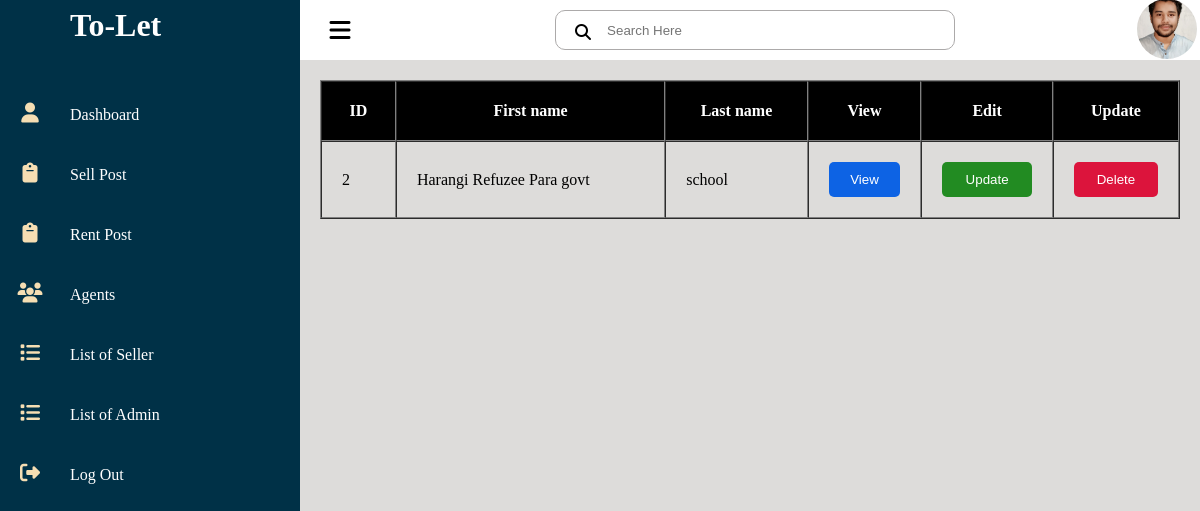
Page /admin/seller_renter_list.php on the committed database.
### tables this page shows
CREATE TABLE `registration` (
  `ID` int(250) NOT NULL,
  `first_name` varchar(250) NOT NULL,
  `last_name` varchar(250) NOT NULL,
  `email` varchar(250) NOT NULL,
  `mobile_no` varchar(250) NOT NULL,
  `pass` varchar(250) NOT NULL
);

### admin/seller_renter_list.php (the view, shortened to what this page needs)
<?php
include "php/header.php";
include "php/navbar.php";
include "php/topbar.php";
$query = "SELECT * from registration";
$result = mysqli_query($conn,$query);
$fetch = mysqli_fetch_all($result,MYSQLI_ASSOC);
?>
    <div class="seller_data">
    <table border='1' cellspacing='0px' cellpadding='20px'>
        <tr>
            <th>ID</th>
            <th>First name</th>
            <th>Last name</th>
            <th>View</th>
            <th>Edit</th>
            <th>Update</th>
        </tr>
        <?php foreach($fetch as $data) :?>
        <tr>
            <td><?php echo $data['ID']?></td>
            <td><?php echo $data['first_name']?></td>
            <td><?php echo $data['last_name']?></td>
            <td><input class="btn view" type="button" value="View" onclick="modal_view()" id="seller_view" data-id="<?php echo $data['ID'] ?>"></td>
            <td><input class="btn update" type="button" value="Update" onclick="modal_view()" id="seller_update" data-id="<?php echo $data['ID'] ?>"></td>
            <td><input class="btn delete" type="button" value="Delete" id="seller_delete" data-id="<?php echo $data['ID'] ?>"></td>
        </tr>
        <?php endforeach;
       ?>
    </table>
    </div>
    <?php  include "php/footer.php";?>

### admin/css/admin.css (style rules this page uses)
* { margin: 0; padding: 0; box-sizing: border-box; }
body { overflow-x: hidden; }
.btn { width: 100%; padding: 10px; border-radius: 5px; border: transparent; color: white; cursor: pointer; }
table { position: relative; margin-left: auto; margin-right: auto; width: 100%; }
table tr th { background-color: black; color: white; }
.seller_data { padding: 20px; width: 100%; margin-left: auto; margin-right: auto; }
.seller_data tr td { padding: 20px; }
.seller_data tr th { padding: 20px; }
.view { background-color: rgb(13, 99, 228); }
.update { background-color: forestgreen; }
.delete { background-color:crimson; }

### rows in the picture
registration: ID "2", first_name "Harangi Refuzee Para govt", last_name "school"
